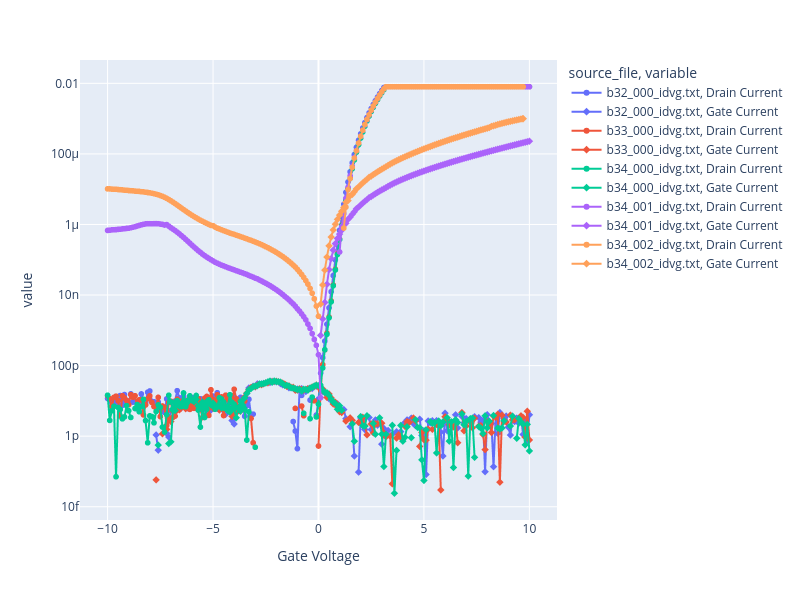

Source (notebook cell):
### Markdown cell above
## ID-VG Data

### Code cell
# Get ID-VG data and plot Drain Current and Gate Current vs. Gate Voltage on the same graph, with separate lines for each source file.
idvg_df = df[df["source_file"].str.contains("_idvg", case=False, na=False)]

if idvg_df.empty:
    print("No ID-VG data found in the DataFrame.")
else:
    fig_idvg = px.line(
        idvg_df,
        x="Gate Voltage",
        y=["Drain Current", "Gate Current"],
        color="source_file",
        markers=True,
        symbol="variable",
    )

    fig_idvg.update_layout(
        width=800,
        height=600,
        yaxis_type="log",  # Logarithmic scale for current to better visualize low currents
    )
    fig_idvg.show()

### Figure 1 — Plotly figure (JSON) as saved in the notebook; plotly's stock layout.template omitted (floating-point values rounded to 4 significant figures; data arrays with more than 128 entries replaced by an {"elided": "..."} marker saying what was removed)
{"data": [{"hovertemplate": "source_file=b32_000_idvg.txt<br>variable=Drain Current<br>Gate Voltage=%{x}<br>value=%{y}<extra></extra>", "legendgroup": "b32_000_idvg.txt, Drain Current", "line": {"color": "#636efa", "dash": "solid"}, "marker": {"symbol": "circle"}, "mode": "lines+markers", "name": "b32_000_idvg.txt, Drain Current", "showlegend": true, "type": "scattergl", "x": {"elided": "201 float values"}, "xaxis": "x", "y": {"elided": "201 float values"}, "yaxis": "y"}, {"hovertemplate": "source_file=b32_000_idvg.txt<br>variable=Gate Current<br>Gate Voltage=%{x}<br>value=%{y}<extra></extra>", "legendgroup": "b32_000_idvg.txt, Gate Current", "line": {"color": "#636efa", "dash": "solid"}, "marker": {"symbol": "diamond"}, "mode": "lines+markers", "name": "b32_000_idvg.txt, Gate Current", "showlegend": true, "type": "scattergl", "x": {"elided": "201 float values"}, "xaxis": "x", "y": {"elided": "201 float values"}, "yaxis": "y"}, {"hovertemplate": "source_file=b33_000_idvg.txt<br>variable=Drain Current<br>Gate Voltage=%{x}<br>value=%{y}<extra></extra>", "legendgroup": "b33_000_idvg.txt, Drain Current", "line": {"color": "#EF553B", "dash": "solid"}, "marker": {"symbol": "circle"}, "mode": "lines+markers", "name": "b33_000_idvg.txt, Drain Current", "showlegend": true, "type": "scattergl", "x": {"elided": "201 float values"}, "xaxis": "x", "y": {"elided": "201 float values"}, "yaxis": "y"}, {"hovertemplate": "source_file=b33_000_idvg.txt<br>variable=Gate Current<br>Gate Voltage=%{x}<br>value=%{y}<extra></extra>", "legendgroup": "b33_000_idvg.txt, Gate Current", "line": {"color": "#EF553B", "dash": "solid"}, "marker": {"symbol": "diamond"}, "mode": "lines+markers", "name": "b33_000_idvg.txt, Gate Current", "showlegend": true, "type": "scattergl", "x": {"elided": "201 float values"}, "xaxis": "x", "y": {"elided": "201 float values"}, "yaxis": "y"}, {"hovertemplate": "source_file=b34_000_idvg.txt<br>variable=Drain Current<br>Gate Voltage=%{x}<br>value=%{y}<extra></extra>", "legendgroup": "b34_000_idvg.txt, Drain Current", "line": {"color": "#00cc96", "dash": "solid"}, "marker": {"symbol": "circle"}, "mode": "lines+markers", "name": "b34_000_idvg.txt, Drain Current", "showlegend": true, "type": "scattergl", "x": {"elided": "201 float values"}, "xaxis": "x", "y": {"elided": "201 float values"}, "yaxis": "y"}, {"hovertemplate": "source_file=b34_000_idvg.txt<br>variable=Gate Current<br>Gate Voltage=%{x}<br>value=%{y}<extra></extra>", "legendgroup": "b34_000_idvg.txt, Gate Current", "line": {"color": "#00cc96", "dash": "solid"}, "marker": {"symbol": "diamond"}, "mode": "lines+markers", "name": "b34_000_idvg.txt, Gate Current", "showlegend": true, "type": "scattergl", "x": {"elided": "201 float values"}, "xaxis": "x", "y": {"elided": "201 float values"}, "yaxis": "y"}, {"hovertemplate": "source_file=b34_001_idvg.txt<br>variable=Drain Current<br>Gate Voltage=%{x}<br>value=%{y}<extra></extra>", "legendgroup": "b34_001_idvg.txt, Drain Current", "line": {"color": "#ab63fa", "dash": "solid"}, "marker": {"symbol": "circle"}, "mode": "lines+markers", "name": "b34_001_idvg.txt, Drain Current", "showlegend": true, "type": "scattergl", "x": {"elided": "201 float values"}, "xaxis": "x", "y": {"elided": "201 float values"}, "yaxis": "y"}, {"hovertemplate": "source_file=b34_001_idvg.txt<br>variable=Gate Current<br>Gate Voltage=%{x}<br>value=%{y}<extra></extra>", "legendgroup": "b34_001_idvg.txt, Gate Current", "line": {"color": "#ab63fa", "dash": "solid"}, "marker": {"symbol": "diamond"}, "mode": "lines+markers", "name": "b34_001_idvg.txt, Gate Current", "showlegend": true, "type": "scattergl", "x": {"elided": "201 float values"}, "xaxis": "x", "y": {"elided": "201 float values"}, "yaxis": "y"}, {"hovertemplate": "source_file=b34_002_idvg.txt<br>variable=Drain Current<br>Gate Voltage=%{x}<br>value=%{y}<extra></extra>", "legendgroup": "b34_002_idvg.txt, Drain Current", "line": {"color": "#FFA15A", "dash": "solid"}, "marker": {"symbol": "circle"}, "mode": "lines+markers", "name": "b34_002_idvg.txt, Drain Current", "showlegend": true, "type": "scattergl", "x": {"elided": "201 float values"}, "xaxis": "x", "y": {"elided": "201 float values"}, "yaxis": "y"}, {"hovertemplate": "source_file=b34_002_idvg.txt<br>variable=Gate Current<br>Gate Voltage=%{x}<br>value=%{y}<extra></extra>", "legendgroup": "b34_002_idvg.txt, Gate Current", "line": {"color": "#FFA15A", "dash": "solid"}, "marker": {"symbol": "diamond"}, "mode": "lines+markers", "name": "b34_002_idvg.txt, Gate Current", "showlegend": true, "type": "scattergl", "x": {"elided": "201 float values"}, "xaxis": "x", "y": {"elided": "201 float values"}, "yaxis": "y"}], "layout": {"height": 600, "legend": {"title": {"text": "source_file, variable"}, "tracegroupgap": 0}, "margin": {"t": 60}, "width": 800, "xaxis": {"anchor": "y", "domain": [0, 1], "title": {"text": "Gate Voltage"}}, "yaxis": {"anchor": "x", "domain": [0, 1], "title": {"text": "value"}, "type": "log"}}}
